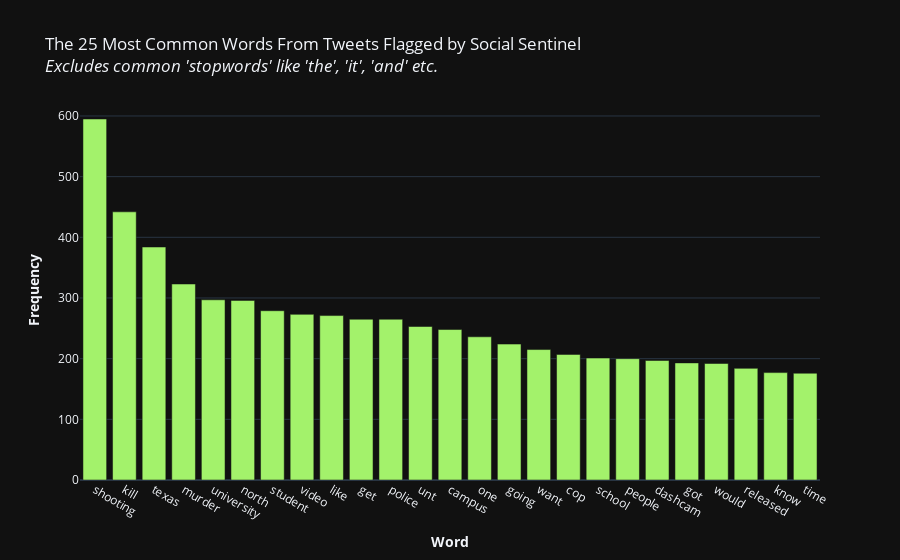

Write notebook code for a chart like this one.
### Code cell
fig = px.bar(terms, x='term', y='freq', template='plotly_dark', title="The 25 Most Common Words From Tweets Flagged by Social Sentinel<br><i>Excludes common 'stopwords' like 'the', 'it', 'and' etc.</i>", labels={
                     "term": "<b>Word</b>",
                     "freq": "<b>Frequency</b>"})
fig.update_traces(marker_color='#a3f26b')
fig.show()

### Figure 1 — Plotly figure (JSON) as saved in the notebook; plotly's stock layout.template omitted (floating-point values rounded to 4 significant figures)
{"data": [{"alignmentgroup": "True", "hovertemplate": "<b>Word</b>=%{x}<br><b>Frequency</b>=%{y}<extra></extra>", "legendgroup": "", "marker": {"color": "#a3f26b", "pattern": {"shape": ""}}, "name": "", "offsetgroup": "", "orientation": "v", "showlegend": false, "textposition": "auto", "type": "bar", "x": ["shooting", "kill", "texas", "murder", "university", "north", "student", "video", "like", "get", "police", "unt", "campus", "one", "going", "want", "cop", "school", "people", "dashcam", "got", "would", "released", "know", "time"], "xaxis": "x", "y": [595, 442, 384, 323, 297, 296, 279, 273, 271, 265, 265, 253, 248, 236, 224, 215, 207, 201, 200, 197, 193, 192, 184, 177, 176], "yaxis": "y"}], "layout": {"barmode": "relative", "legend": {"tracegroupgap": 0}, "title": {"text": "The 25 Most Common Words From Tweets Flagged by Social Sentinel<br><i>Excludes common 'stopwords' like 'the', 'it', 'and' etc.</i>"}, "xaxis": {"anchor": "y", "domain": [0, 1], "title": {"text": "<b>Word</b>"}}, "yaxis": {"anchor": "x", "domain": [0, 1], "title": {"text": "<b>Frequency</b>"}}}}
